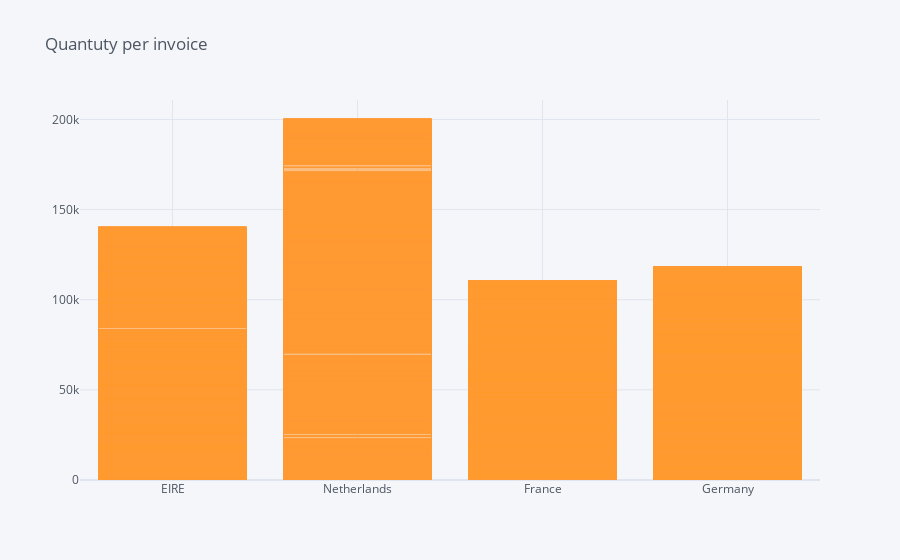

The code cell stored with this chart in its notebook:
### Code cell
data4.iplot(kind = 'bar', x = 'Country', y = 'Quantity', title = 'Quantuty per invoice')

### Figure 1 — Plotly figure (JSON) as saved in the notebook; plotly's stock layout.template omitted (floating-point values rounded to 4 significant figures; data arrays with more than 128 entries replaced by an {"elided": "..."} marker saying what was removed)
{"data": [{"marker": {"color": "rgba(255, 153, 51, 0.6)", "line": {"color": "rgba(255, 153, 51, 1.0)", "width": 1}}, "name": "Quantity", "orientation": "v", "text": "", "type": "bar", "x": {"elided": "26150 str values"}, "y": {"elided": "26150 int values"}}], "layout": {"legend": {"bgcolor": "#F5F6F9", "font": {"color": "#4D5663"}}, "paper_bgcolor": "#F5F6F9", "plot_bgcolor": "#F5F6F9", "title": {"font": {"color": "#4D5663"}, "text": "Quantuty per invoice"}, "xaxis": {"gridcolor": "#E1E5ED", "showgrid": true, "tickfont": {"color": "#4D5663"}, "title": {"font": {"color": "#4D5663"}, "text": ""}, "zerolinecolor": "#E1E5ED"}, "yaxis": {"gridcolor": "#E1E5ED", "showgrid": true, "tickfont": {"color": "#4D5663"}, "title": {"font": {"color": "#4D5663"}, "text": ""}, "zerolinecolor": "#E1E5ED"}}}
